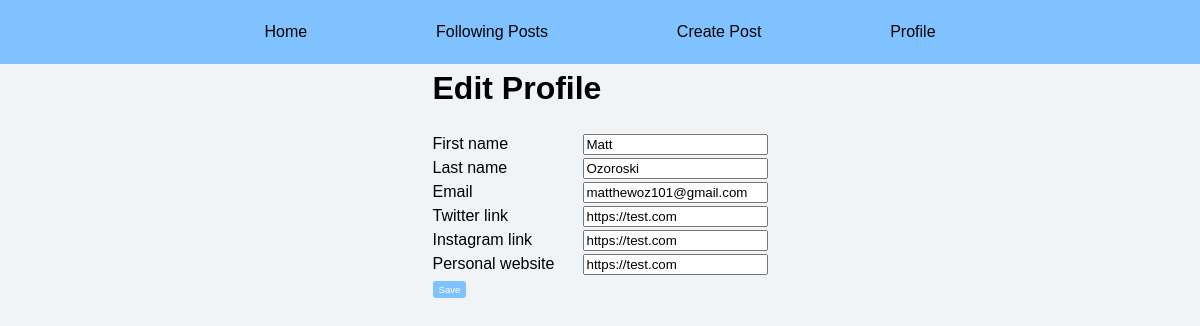
/edit/ (signed in), run on the app's committed database.
### myapp/models.py (models this page shows, shortened)
class Profile(models.Model):
    user = models.OneToOneField(User, on_delete=models.CASCADE)
    first_name = models.CharField(max_length=30, null=True, blank=True)
    last_name = models.CharField(max_length=30, null=True, blank=True)
    email = models.EmailField(null=True, blank=True)
    twitter_link = models.URLField(null=True, blank=True)
    instagram_link = models.URLField(null=True, blank=True)
    personal_website = models.URLField(null=True, blank=True)
    friends = models.ManyToManyField("self", blank=True)

### myapp/views.py (the view)
# urls.py: path('edit/', views.edit_profile, name='edit_profile'),
@login_required
def edit_profile(request):
    user = request.user
    user_profile, created = Profile.objects.get_or_create(user=user)
    if request.method == 'POST':
        form = ProfileForm(request.POST, instance=user_profile)
        if form.is_valid():
            form.save()
            return redirect('edit_profile')
    else:
        form = ProfileForm(instance=user_profile)
    return render(request, 'edit_profile.html', {'form': form})

### myapp/forms.py
class ProfileForm(forms.ModelForm):
    class Meta:
        model = Profile
        fields = ('first_name', 'last_name', 'email', 'twitter_link', 'instagram_link', 'personal_website')

### myapp/templates/edit_profile.html (shortened to what this page needs)
{% extends 'base.html' %}
{% block content %}
    <h1>Edit Profile</h1>
    <form method="post">
        <div class="form-group">
            {% for field in form %}
                <div class="field-container">
                    <label for="{{ field.auto_id }}">{{ field.label }}</label>
                    {{ field }}
                </div>
            {% endfor %}
        </div>
        <button type="submit">Save</button>
    </form>
{% endblock %}

### myapp/static/css/styles.css (style rules this page uses)
html, body, div, h1, h2, h3, h4, p, a { margin: 0; padding: 0; font-family: 'Arial', sans-serif; text-decoration: none; color: inherit; }
body { background-color: #f0f4f7; display: flex; flex-direction: column; align-items: center; font-size: 16px; line-height: 1.5; }
form { margin-top: 20px; }
form button { background-color: #80c2ff; border: none; border-radius: 3px; color: #fff; cursor: pointer; font-size: 0.6em; padding: 3px 6px; }
.field-container { display: flex; align-items: center; }
.field-container label { width: 150px; }
.form-group input { flex-grow: 1; }

### data on the page
Profile: form "Matt" "Ozoroski" "matthewoz101@gmail.com" "https://test.com" "https://test.com" "https://test.com"

### other printed values
{{ field.label }} "First name" "Last name" "Email" "Twitter link" "Instagram link" "Personal website"
